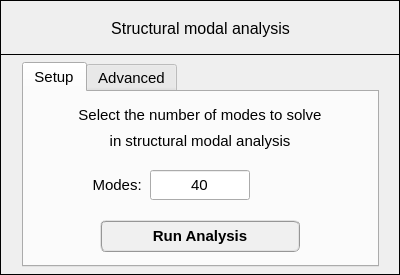
<?xml version="1.0" encoding="UTF-8"?>
<ui version="4.0">
 <class>Dialog</class>
 <widget class="QDialog" name="Dialog">
  <property name="windowModality">
   <enum>Qt::NonModal</enum>
  </property>
  <property name="geometry">
   <rect>
    <x>0</x>
    <y>0</y>
    <width>400</width>
    <height>275</height>
   </rect>
  </property>
  <property name="sizePolicy">
   <sizepolicy hsizetype="Fixed" vsizetype="Fixed">
    <horstretch>0</horstretch>
    <verstretch>0</verstretch>
   </sizepolicy>
  </property>
  <property name="minimumSize">
   <size>
    <width>400</width>
    <height>275</height>
   </size>
  </property>
  <property name="maximumSize">
   <size>
    <width>400</width>
    <height>275</height>
   </size>
  </property>
  <property name="contextMenuPolicy">
   <enum>Qt::DefaultContextMenu</enum>
  </property>
  <property name="windowTitle">
   <string>Modal analysis setup</string>
  </property>
  <property name="windowIcon">
   <iconset>
    <normaloff>../../../../../../Downloads/load - Copia.png</normaloff>../../../../../../Downloads/load - Copia.png</iconset>
  </property>
  <property name="whatsThis">
   <string/>
  </property>
  <widget class="QFrame" name="frame_2">
   <property name="geometry">
    <rect>
     <x>0</x>
     <y>54</y>
     <width>400</width>
     <height>221</height>
    </rect>
   </property>
   <property name="font">
    <font>
     <family>Arial</family>
     <pointsize>12</pointsize>
     <weight>75</weight>
     <bold>true</bold>
    </font>
   </property>
   <property name="frameShape">
    <enum>QFrame::Box</enum>
   </property>
   <property name="frameShadow">
    <enum>QFrame::Plain</enum>
   </property>
   <widget class="QTabWidget" name="tabWidget">
    <property name="geometry">
     <rect>
      <x>22</x>
      <y>8</y>
      <width>357</width>
      <height>205</height>
     </rect>
    </property>
    <property name="font">
     <font>
      <family>MS Shell Dlg 2</family>
      <pointsize>11</pointsize>
      <weight>50</weight>
      <italic>false</italic>
      <bold>false</bold>
     </font>
    </property>
    <property name="currentIndex">
     <number>0</number>
    </property>
    <widget class="QWidget" name="tab">
     <attribute name="title">
      <string>Setup</string>
     </attribute>
     <widget class="QLineEdit" name="lineEdit_number_modes">
      <property name="geometry">
       <rect>
        <x>126</x>
        <y>78</y>
        <width>100</width>
        <height>30</height>
       </rect>
      </property>
      <property name="minimumSize">
       <size>
        <width>100</width>
        <height>30</height>
       </size>
      </property>
      <property name="maximumSize">
       <size>
        <width>100</width>
        <height>30</height>
       </size>
      </property>
      <property name="font">
       <font>
        <family>MS Shell Dlg 2</family>
        <pointsize>11</pointsize>
        <weight>50</weight>
        <italic>false</italic>
        <bold>false</bold>
       </font>
      </property>
      <property name="text">
       <string>40</string>
      </property>
      <property name="alignment">
       <set>Qt::AlignCenter</set>
      </property>
     </widget>
     <widget class="QLabel" name="label_2">
      <property name="geometry">
       <rect>
        <x>46</x>
        <y>78</y>
        <width>80</width>
        <height>30</height>
       </rect>
      </property>
      <property name="minimumSize">
       <size>
        <width>80</width>
        <height>30</height>
       </size>
      </property>
      <property name="maximumSize">
       <size>
        <width>80</width>
        <height>30</height>
       </size>
      </property>
      <property name="font">
       <font>
        <family>MS Shell Dlg 2</family>
        <pointsize>11</pointsize>
        <weight>50</weight>
        <bold>false</bold>
       </font>
      </property>
      <property name="text">
       <string>Modes:  </string>
      </property>
      <property name="alignment">
       <set>Qt::AlignRight|Qt::AlignTrailing|Qt::AlignVCenter</set>
      </property>
     </widget>
     <widget class="QPushButton" name="pushButton">
      <property name="geometry">
       <rect>
        <x>76</x>
        <y>128</y>
        <width>200</width>
        <height>32</height>
       </rect>
      </property>
      <property name="minimumSize">
       <size>
        <width>200</width>
        <height>32</height>
       </size>
      </property>
      <property name="maximumSize">
       <size>
        <width>200</width>
        <height>32</height>
       </size>
      </property>
      <property name="font">
       <font>
        <family>MS Shell Dlg 2</family>
        <pointsize>11</pointsize>
        <weight>75</weight>
        <italic>false</italic>
        <bold>true</bold>
       </font>
      </property>
      <property name="styleSheet">
       <string notr="true">QPushButton{border-radius: 6px; border-color: rgb(150, 150, 150); border-style: ridge; border-width: 2px; color: rgb(0, 0, 0); background-color: rgb(240, 240, 240); font: 75 bold 11pt &quot;MS Shell Dlg 2&quot;}
QPushButton:hover{border-radius: 6px; border-color: rgb(0, 170, 255); border-style: ridge; border-width: 2px; color: rgb(0, 0, 0); background-color: rgba(174, 213, 255, 100); font: 75 bold 11pt &quot;MS Shell Dlg 2&quot;}
QPushButton:pressed{border-radius: 6px; border-color: rgb(0, 170, 255); border-style: ridge; border-width: 3px; color: rgb(0, 0, 0); background-color: rgb(174, 213, 255); font: 75 bold 11pt &quot;MS Shell Dlg 2&quot;}</string>
      </property>
      <property name="text">
       <string>Run Analysis</string>
      </property>
     </widget>
     <widget class="QLabel" name="label_9">
      <property name="geometry">
       <rect>
        <x>16</x>
        <y>34</y>
        <width>320</width>
        <height>30</height>
       </rect>
      </property>
      <property name="minimumSize">
       <size>
        <width>320</width>
        <height>30</height>
       </size>
      </property>
      <property name="maximumSize">
       <size>
        <width>320</width>
        <height>30</height>
       </size>
      </property>
      <property name="font">
       <font>
        <family>MS Shell Dlg 2</family>
        <pointsize>11</pointsize>
        <weight>50</weight>
        <italic>false</italic>
        <bold>false</bold>
       </font>
      </property>
      <property name="text">
       <string>in structural modal analysis</string>
      </property>
      <property name="textFormat">
       <enum>Qt::AutoText</enum>
      </property>
      <property name="alignment">
       <set>Qt::AlignCenter</set>
      </property>
     </widget>
     <widget class="QLabel" name="label_5">
      <property name="geometry">
       <rect>
        <x>16</x>
        <y>8</y>
        <width>320</width>
        <height>30</height>
       </rect>
      </property>
      <property name="minimumSize">
       <size>
        <width>320</width>
        <height>30</height>
       </size>
      </property>
      <property name="maximumSize">
       <size>
        <width>320</width>
        <height>30</height>
       </size>
      </property>
      <property name="font">
       <font>
        <family>MS Shell Dlg 2</family>
        <pointsize>11</pointsize>
        <weight>50</weight>
        <italic>false</italic>
        <bold>false</bold>
       </font>
      </property>
      <property name="text">
       <string>Select the number of modes to solve</string>
      </property>
      <property name="textFormat">
       <enum>Qt::AutoText</enum>
      </property>
      <property name="alignment">
       <set>Qt::AlignCenter</set>
      </property>
     </widget>
    </widget>
    <widget class="QWidget" name="tab_2">
     <attribute name="title">
      <string>Advanced</string>
     </attribute>
     <widget class="QLabel" name="label_4">
      <property name="geometry">
       <rect>
        <x>228</x>
        <y>78</y>
        <width>49</width>
        <height>30</height>
       </rect>
      </property>
      <property name="minimumSize">
       <size>
        <width>49</width>
        <height>30</height>
       </size>
      </property>
      <property name="maximumSize">
       <size>
        <width>49</width>
        <height>30</height>
       </size>
      </property>
      <property name="font">
       <font>
        <family>MS Shell Dlg 2</family>
        <pointsize>11</pointsize>
        <weight>50</weight>
        <bold>false</bold>
       </font>
      </property>
      <property name="text">
       <string>[Hz]</string>
      </property>
      <property name="alignment">
       <set>Qt::AlignCenter</set>
      </property>
     </widget>
     <widget class="QLabel" name="label_3">
      <property name="geometry">
       <rect>
        <x>56</x>
        <y>78</y>
        <width>70</width>
        <height>30</height>
       </rect>
      </property>
      <property name="minimumSize">
       <size>
        <width>70</width>
        <height>30</height>
       </size>
      </property>
      <property name="maximumSize">
       <size>
        <width>70</width>
        <height>30</height>
       </size>
      </property>
      <property name="font">
       <font>
        <family>MS Shell Dlg 2</family>
        <pointsize>11</pointsize>
        <weight>50</weight>
        <bold>false</bold>
       </font>
      </property>
      <property name="text">
       <string>Sigma:  </string>
      </property>
      <property name="alignment">
       <set>Qt::AlignRight|Qt::AlignTrailing|Qt::AlignVCenter</set>
      </property>
     </widget>
     <widget class="QLineEdit" name="lineEdit_input_sigma_factor">
      <property name="geometry">
       <rect>
        <x>126</x>
        <y>78</y>
        <width>100</width>
        <height>30</height>
       </rect>
      </property>
      <property name="minimumSize">
       <size>
        <width>100</width>
        <height>30</height>
       </size>
      </property>
      <property name="maximumSize">
       <size>
        <width>100</width>
        <height>30</height>
       </size>
      </property>
      <property name="font">
       <font>
        <family>MS Shell Dlg 2</family>
        <pointsize>11</pointsize>
        <weight>50</weight>
        <italic>false</italic>
        <bold>false</bold>
       </font>
      </property>
      <property name="toolTip">
       <string>&lt;html&gt;&lt;head/&gt;&lt;body&gt;&lt;p&gt;&lt;span style=&quot; font-weight:400; font-style:normal;&quot;&gt;See scipy.sparse.linalg.eigs for more details.&lt;/span&gt;&lt;/p&gt;&lt;/body&gt;&lt;/html&gt;</string>
      </property>
      <property name="text">
       <string>1e-2</string>
      </property>
      <property name="alignment">
       <set>Qt::AlignCenter</set>
      </property>
     </widget>
     <widget class="QPushButton" name="pushButton_2">
      <property name="geometry">
       <rect>
        <x>76</x>
        <y>128</y>
        <width>200</width>
        <height>32</height>
       </rect>
      </property>
      <property name="minimumSize">
       <size>
        <width>200</width>
        <height>32</height>
       </size>
      </property>
      <property name="maximumSize">
       <size>
        <width>200</width>
        <height>32</height>
       </size>
      </property>
      <property name="font">
       <font>
        <family>MS Shell Dlg 2</family>
        <pointsize>11</pointsize>
        <weight>75</weight>
        <italic>false</italic>
        <bold>true</bold>
       </font>
      </property>
      <property name="styleSheet">
       <string notr="true">QPushButton{border-radius: 6px; border-color: rgb(150, 150, 150); border-style: ridge; border-width: 2px; color: rgb(0, 0, 0); background-color: rgb(240, 240, 240); font: 75 bold 11pt &quot;MS Shell Dlg 2&quot;}
QPushButton:hover{border-radius: 6px; border-color: rgb(0, 170, 255); border-style: ridge; border-width: 2px; color: rgb(0, 0, 0); background-color: rgba(174, 213, 255, 100); font: 75 bold 11pt &quot;MS Shell Dlg 2&quot;}
QPushButton:pressed{border-radius: 6px; border-color: rgb(0, 170, 255); border-style: ridge; border-width: 3px; color: rgb(0, 0, 0); background-color: rgb(174, 213, 255); font: 75 bold 11pt &quot;MS Shell Dlg 2&quot;}</string>
      </property>
      <property name="text">
       <string>Run Analysis</string>
      </property>
     </widget>
     <widget class="QLabel" name="label_7">
      <property name="geometry">
       <rect>
        <x>6</x>
        <y>8</y>
        <width>340</width>
        <height>30</height>
       </rect>
      </property>
      <property name="minimumSize">
       <size>
        <width>340</width>
        <height>30</height>
       </size>
      </property>
      <property name="maximumSize">
       <size>
        <width>340</width>
        <height>30</height>
       </size>
      </property>
      <property name="font">
       <font>
        <family>MS Shell Dlg 2</family>
        <pointsize>11</pointsize>
        <weight>50</weight>
        <italic>false</italic>
        <bold>false</bold>
       </font>
      </property>
      <property name="text">
       <string>The Sigma allows to find eigenvalues</string>
      </property>
      <property name="textFormat">
       <enum>Qt::AutoText</enum>
      </property>
      <property name="alignment">
       <set>Qt::AlignCenter</set>
      </property>
     </widget>
     <widget class="QLabel" name="label_8">
      <property name="geometry">
       <rect>
        <x>6</x>
        <y>36</y>
        <width>340</width>
        <height>30</height>
       </rect>
      </property>
      <property name="minimumSize">
       <size>
        <width>340</width>
        <height>30</height>
       </size>
      </property>
      <property name="maximumSize">
       <size>
        <width>340</width>
        <height>30</height>
       </size>
      </property>
      <property name="font">
       <font>
        <family>MS Shell Dlg 2</family>
        <pointsize>11</pointsize>
        <weight>50</weight>
        <italic>false</italic>
        <bold>false</bold>
       </font>
      </property>
      <property name="text">
       <string>near sigma using shift-invert mode</string>
      </property>
      <property name="textFormat">
       <enum>Qt::AutoText</enum>
      </property>
      <property name="alignment">
       <set>Qt::AlignCenter</set>
      </property>
     </widget>
    </widget>
   </widget>
  </widget>
  <widget class="QFrame" name="frame">
   <property name="geometry">
    <rect>
     <x>0</x>
     <y>0</y>
     <width>400</width>
     <height>55</height>
    </rect>
   </property>
   <property name="font">
    <font>
     <family>Arial</family>
     <pointsize>12</pointsize>
     <weight>75</weight>
     <bold>true</bold>
    </font>
   </property>
   <property name="frameShape">
    <enum>QFrame::Box</enum>
   </property>
   <property name="frameShadow">
    <enum>QFrame::Plain</enum>
   </property>
   <property name="lineWidth">
    <number>1</number>
   </property>
   <widget class="QLabel" name="label_6">
    <property name="geometry">
     <rect>
      <x>20</x>
      <y>10</y>
      <width>361</width>
      <height>37</height>
     </rect>
    </property>
    <property name="font">
     <font>
      <family>MS Shell Dlg 2</family>
      <pointsize>12</pointsize>
      <weight>50</weight>
      <italic>false</italic>
      <bold>false</bold>
     </font>
    </property>
    <property name="text">
     <string>Structural modal analysis</string>
    </property>
    <property name="textFormat">
     <enum>Qt::AutoText</enum>
    </property>
    <property name="alignment">
     <set>Qt::AlignCenter</set>
    </property>
   </widget>
  </widget>
 </widget>
 <resources/>
 <connections/>
</ui>
